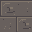

Below is a game level as drawn by its tile map, then a one-line description and the .tmx file that defines it, in full:
An orthogonal 1x1 tile map with 32x32 px tiles, 1 tile layer (Assembly), 3 tilesets.

<map version="1.10" orientation="orthogonal" renderorder="right-down" width="1" height="1" tilewidth="32" tileheight="32" infinite="0" nextlayerid="2" nextobjectid="1">
  <tileset firstgid="1" source="../floors.tsx" />
  <tileset firstgid="321" source="../walls.tsx" />
  <tileset firstgid="961" source="../architecture.tsx" />
  <layer id="1" name="Assembly" width="1" height="1">
    <data encoding="csv">
105
</data>
  </layer>
</map>
